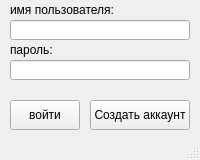
<?xml version="1.0" encoding="UTF-8"?>
<ui version="4.0">
 <class>MainWindow</class>
 <widget class="QMainWindow" name="MainWindow">
  <property name="geometry">
   <rect>
    <x>0</x>
    <y>0</y>
    <width>200</width>
    <height>160</height>
   </rect>
  </property>
  <property name="sizePolicy">
   <sizepolicy hsizetype="Fixed" vsizetype="Fixed">
    <horstretch>0</horstretch>
    <verstretch>0</verstretch>
   </sizepolicy>
  </property>
  <property name="minimumSize">
   <size>
    <width>200</width>
    <height>160</height>
   </size>
  </property>
  <property name="maximumSize">
   <size>
    <width>200</width>
    <height>160</height>
   </size>
  </property>
  <property name="windowTitle">
   <string>Войти в систему</string>
  </property>
  <widget class="QWidget" name="centralwidget">
   <widget class="QPushButton" name="pb_login">
    <property name="geometry">
     <rect>
      <x>10</x>
      <y>100</y>
      <width>70</width>
      <height>30</height>
     </rect>
    </property>
    <property name="text">
     <string>войти</string>
    </property>
   </widget>
   <widget class="QLineEdit" name="le_username">
    <property name="geometry">
     <rect>
      <x>10</x>
      <y>20</y>
      <width>180</width>
      <height>20</height>
     </rect>
    </property>
   </widget>
   <widget class="QLineEdit" name="le_password">
    <property name="geometry">
     <rect>
      <x>10</x>
      <y>60</y>
      <width>180</width>
      <height>20</height>
     </rect>
    </property>
    <property name="echoMode">
     <enum>QLineEdit::Password</enum>
    </property>
   </widget>
   <widget class="QLabel" name="label2">
    <property name="geometry">
     <rect>
      <x>10</x>
      <y>40</y>
      <width>180</width>
      <height>20</height>
     </rect>
    </property>
    <property name="text">
     <string>пароль:</string>
    </property>
   </widget>
   <widget class="QLabel" name="label1">
    <property name="geometry">
     <rect>
      <x>10</x>
      <y>0</y>
      <width>180</width>
      <height>20</height>
     </rect>
    </property>
    <property name="text">
     <string>имя пользователя:</string>
    </property>
   </widget>
   <widget class="QPushButton" name="pb_signin">
    <property name="geometry">
     <rect>
      <x>90</x>
      <y>100</y>
      <width>100</width>
      <height>30</height>
     </rect>
    </property>
    <property name="text">
     <string>Создать аккаунт</string>
    </property>
   </widget>
  </widget>
  <widget class="QStatusBar" name="statusbar"/>
 </widget>
 <resources/>
 <connections/>
</ui>
